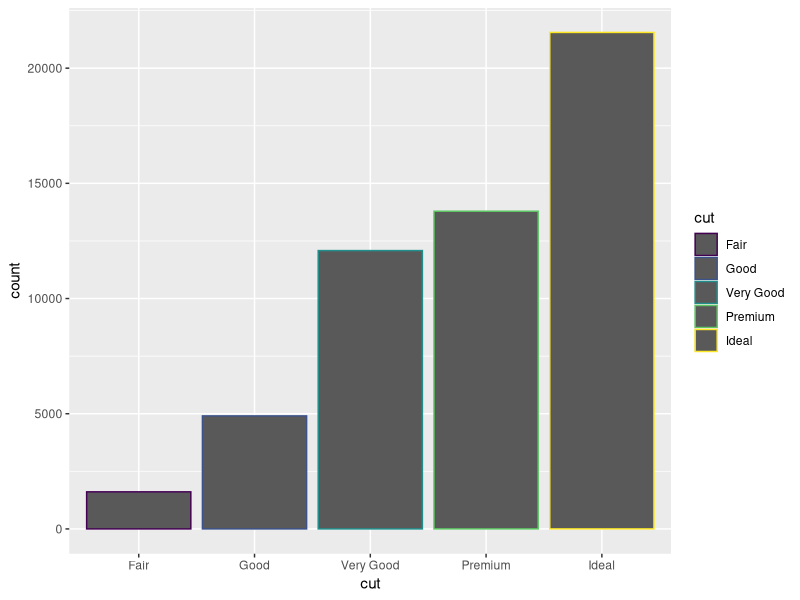
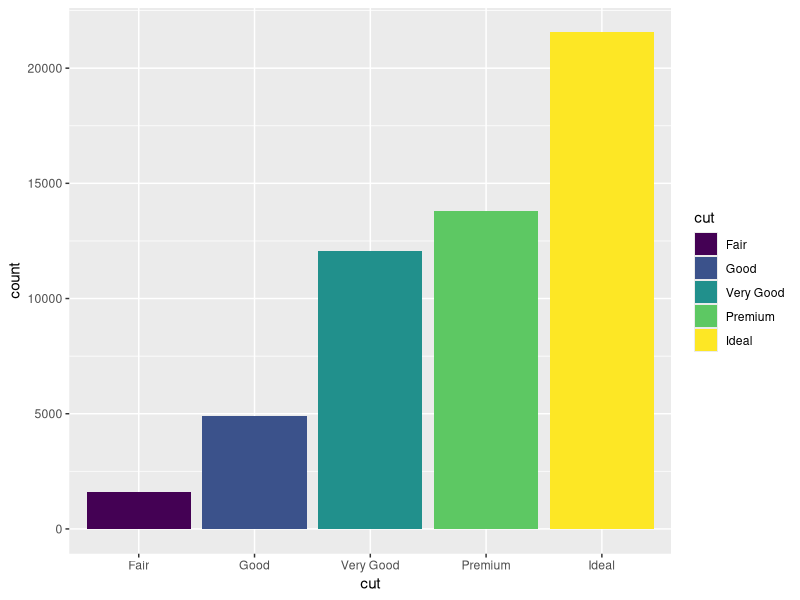
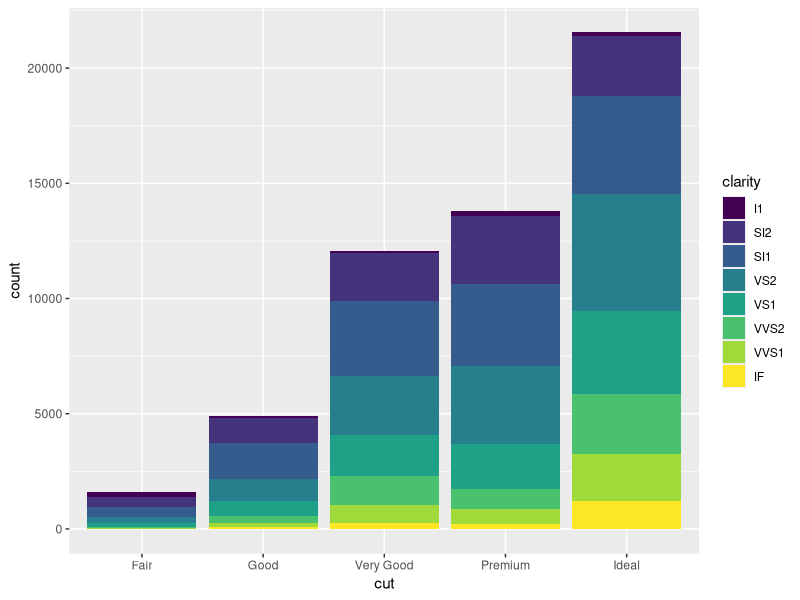
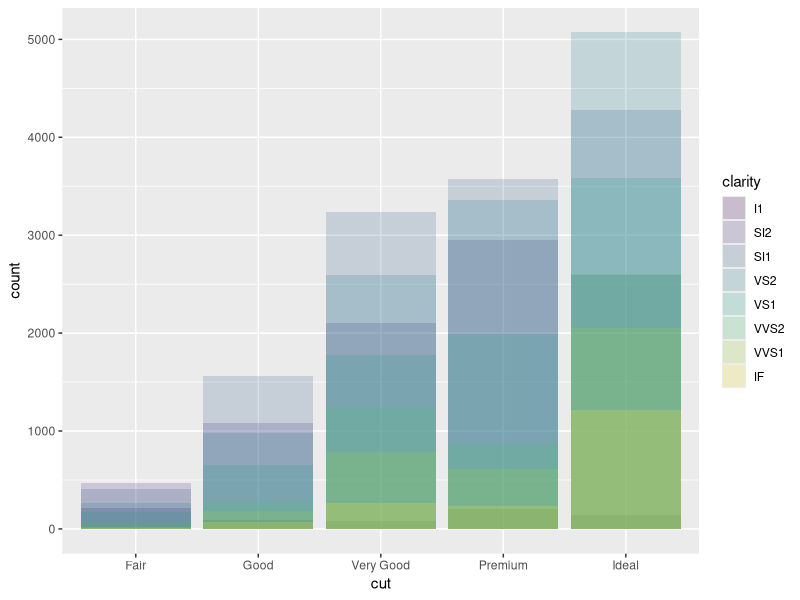
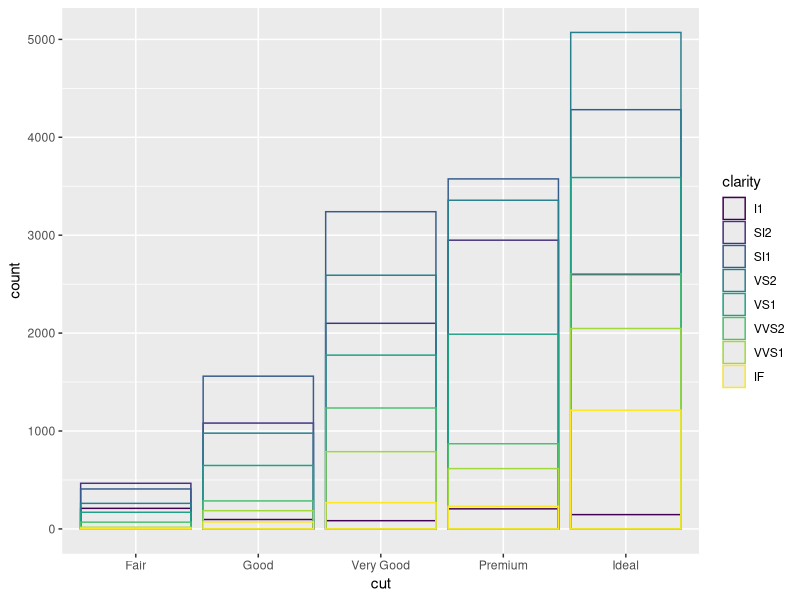
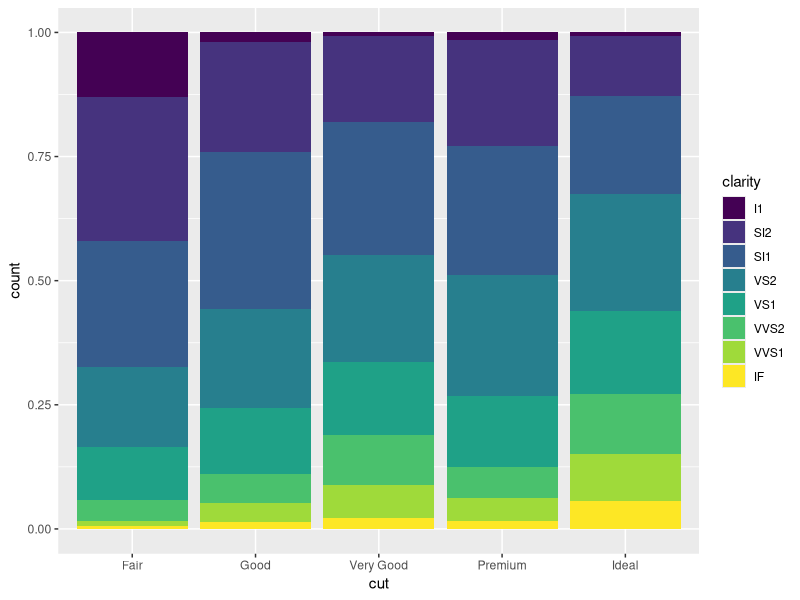
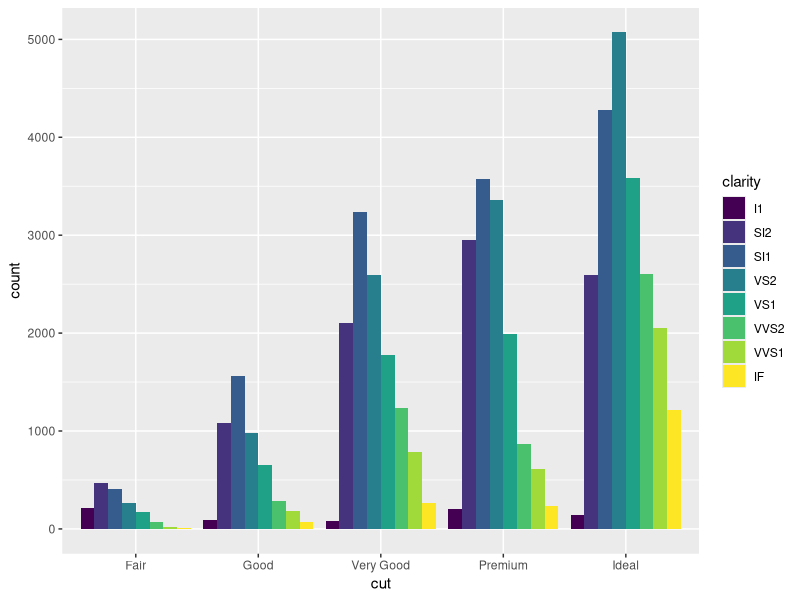
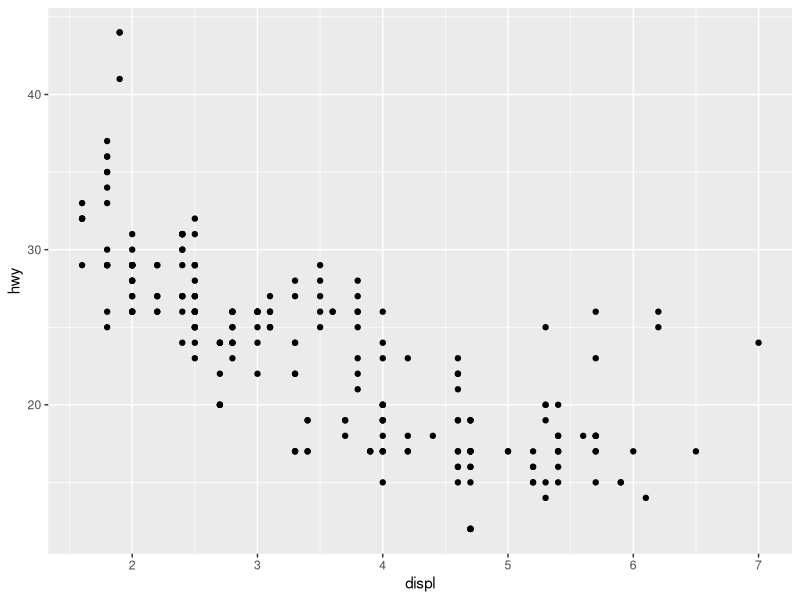

Recreate these plots in R, in order.
## ---- chunk 1
library(ggplot2)

ggplot(data = diamonds) + 
  geom_bar(mapping = aes(x = cut, color = cut))

ggplot(data = diamonds) + 
  geom_bar(mapping = aes(x = cut, fill = cut))
## ---- chunk 2
ggplot(data = diamonds) + 
  geom_bar(mapping = aes(x = cut, fill = clarity))
## ---- chunk 3
ggplot(
  data = diamonds,
  mapping = aes(x = cut, fill = clarity)
) + 
  geom_bar(alpha = 1/5, position = "identity")

ggplot(
  data = diamonds,
  mapping = aes(x = cut, color = clarity)
) + 
  geom_bar(fill = NA, position = "identity")
## ---- chunk 4
ggplot(data = diamonds) + 
  geom_bar(
    mapping = aes(x = cut, fill = clarity),
    position = "fill"
  )
## ---- chunk 5
    ggplot(data = diamonds) + 
      geom_bar(
        mapping = aes(x = cut, fill = clarity),
        position = "dodge"
      )
## ---- chunk 6
ggplot(data = mpg, mapping = aes(x = displ, y = hwy)) + 
  geom_point()
## ---- chunk 7
ggplot(data = mpg) +
  geom_point(mapping = aes(x = displ, y = hwy),
             position = "jitter")
## ---- chunk 8
    ggplot(data = mpg, mapping = aes(x = cty, y = hwy)) + 
      geom_point()
## ---- chunk 9
ggplot(data = mpg, mapping = aes(x = cty, y = hwy)) + 
  geom_point()
## ---- chunk 10
ggplot(data = mpg, mapping = aes(x = cty, y = hwy)) + 
  geom_point(position = "jitter")
## ---- chunk 11
ggplot(data = mpg) + 
  geom_point(mapping = aes(x = cty, y = hwy),
             position = position_jitter())
## ---- chunk 12
ggplot(data = mpg, mapping = aes(x = cty, y = hwy)) + 
  geom_jitter(width = 0)
## ---- chunk 13
ggplot(data = mpg, mapping = aes(x = cty, y = hwy)) + 
  geom_jitter(width = 20)
## ---- chunk 14
ggplot(data = mpg, mapping = aes(x = cty, y = hwy)) +
  geom_jitter(height = 0)
## ---- chunk 15
ggplot(data = mpg, mapping = aes(x = cty, y = hwy)) + 
  geom_jitter(height = 15)
## ---- chunk 16
ggplot(data = mpg, mapping = aes(x = cty, y = hwy)) + 
  geom_jitter(height = 0, width = 0)
## ---- chunk 17
ggplot(data = mpg, mapping = aes(x = cty, y = hwy)) + 
  geom_jitter()
## ---- chunk 18
ggplot(data = mpg, mapping = aes(x = cty, y = hwy)) + 
  geom_jitter()
## ---- chunk 19
ggplot(data = mpg, mapping = aes(x = cty, y = hwy)) + 
  geom_count()
## ---- chunk 20
ggplot(data = mpg, mapping = aes(x = cty, y = hwy, color = class)) + 
  geom_jitter()
## ---- chunk 21
ggplot(data = mpg, aes(x = cty, y = hwy, color = class)) + 
  geom_count()
## ---- chunk 22
ggplot(data = mpg, mapping = aes(x = cty, y = hwy, color = class)) + 
  geom_count(position = "jitter")
## ---- chunk 23
ggplot(data = mpg, mapping = aes(x = drv, y = hwy, color = class)) + 
  geom_boxplot()
## ---- chunk 24
ggplot(data = mpg, aes(x = drv, y = hwy, color = class)) + 
  geom_boxplot(position = "identity")
